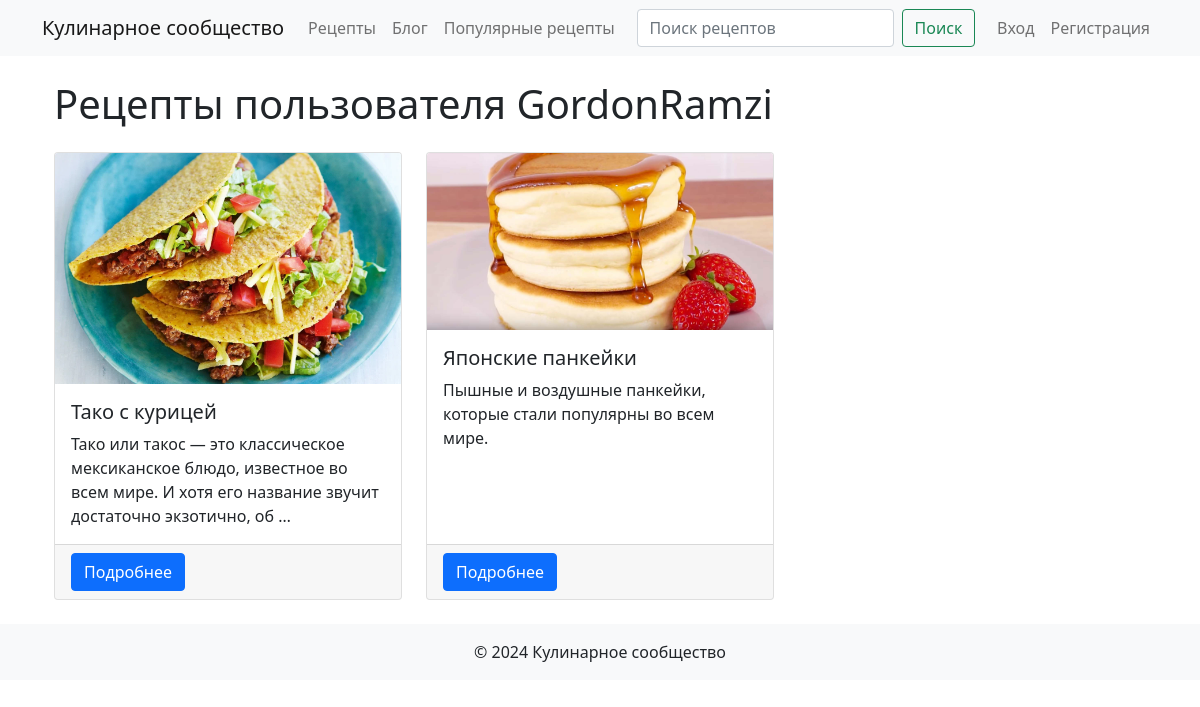
/user/GordonRamzi/, run on the app's committed database.
### recipes/models.py (models this page shows, shortened)
class Recipe(models.Model):
    title = models.CharField(max_length=200)
    description = models.TextField()
    ingredients = models.TextField()
    instructions = models.TextField()
    image = models.ImageField(upload_to='recipes/', blank=True, null=True)
    author = models.ForeignKey(User, on_delete=models.CASCADE)
    created_at = models.DateTimeField(auto_now_add=True)
    updated_at = models.DateTimeField(auto_now=True)
    tags = TaggableManager()
    likes = models.ManyToManyField(User, related_name='liked_recipes', blank=True)
    objects = models.Manager()
    popular = PopularRecipeManager()

### recipes/views.py (the view)
# urls.py: path('user/<str:username>/', views.user_recipes, name='user_recipes'),
def user_recipes(request, username):
    user = get_object_or_404(User, username=username)
    recipes = Recipe.objects.filter(author=user).order_by('-created_at')
    paginator = Paginator(recipes, 10)  # 10 рецептов на страницу
    page_number = request.GET.get('page')
    page_obj = paginator.get_page(page_number)
    context = {
        'page_obj': page_obj,
        'author': user
    }
    return render(request, 'recipes/user_recipes.html', context)

### templates/recipes/user_recipes.html (shortened to what this page needs)
{% extends 'base.html' %}
{% block content %}
<div class="container">
    <h1 class="mt-4 mb-4">Рецепты пользователя {{ author.username }}</h1>
    {% if page_obj %}
        <div class="row row-cols-1 row-cols-md-3 g-4">
        {% for recipe in page_obj %}
            <div class="col">
                <div class="card h-100">
                    {% if recipe.image %}
                        <img src="{{ recipe.image.url }}" class="card-img-top" alt="{{ recipe.title }}">
                    {% endif %}
                    <div class="card-body">
                        <h5 class="card-title">{{ recipe.title }}</h5>
                        <p class="card-text">{{ recipe.description|truncatewords:20 }}</p>
                    </div>
                    <div class="card-footer">
                        <a href="{% url 'recipe_detail' recipe.pk %}" class="btn btn-primary">Подробнее</a>
                    </div>
                </div>
            </div>
        {% endfor %}
        </div>
    {% else %}
        <p>У этого пользователя пока нет рецептов.</p>
    {% endif %}
</div>
{% endblock %}

### data on the page
Recipe: image (picture), title "Тако с курицей", description "Тако или такос — это классическое мексиканское блюдо, известное во всем мире. И хотя его название звучит достаточно экзотично, об …"
Recipe: image (picture), title "Японские панкейки", description "Пышные и воздушные панкейки, которые стали популярны во всем мире."

### other printed values
{{ author.username }} "GordonRamzi"
